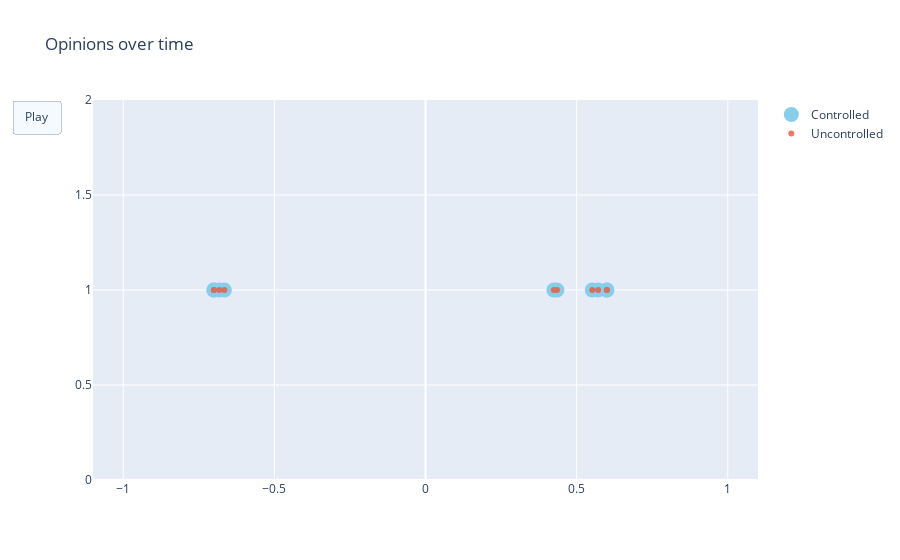

Notebook code for this chart:
### Code cell
fig = go.Figure(
    data=[go.Scatter(x=c_xs[:, 0].flatten(), y=np.ones(eq.var_dim-1),
                         mode='markers',
                         name="Controlled", marker=dict(color='SkyBlue', size=15)),
         go.Scatter(x=uc_xs[:, 0].flatten(), y=np.ones(eq.var_dim-1),
                         mode='markers',
                         name="Uncontrolled", opacity=0.8)],
    layout=go.Layout(
        xaxis=dict(range=[-1.1, 1.1], autorange=False),
        yaxis=dict(range=[0, 2], autorange=False),
        title="Opinions over time",
        updatemenus=[dict(
            type="buttons",
            buttons=[dict(label="Play",
                          method="animate",
                          args=[None, {"frame": {"duration": 25, 
                                                                        "redraw": False},
                                                              "fromcurrent": True, 
                                                              "transition": {"duration": 0.1}}])])]
    ),
    frames=[go.Frame(data=[go.Scatter(x=c_xs[:, i].flatten(), y=np.ones(eq.var_dim-1),
                         mode='markers',
                         name="Controlled", marker=dict(color='SkyBlue', size=15)),
                          go.Scatter(x=uc_xs[:, i].flatten(), y=np.ones(eq.var_dim-1),
                         mode='markers',
                         name="Uncontrolled", opacity=0.8)]) for i in range(c_xs.shape[1])]
)
fig.update_layout(transition = {'duration': 0.1})
fig.show()

### Figure 1 — Plotly figure (JSON) as saved in the notebook; plotly's stock layout.template omitted (floating-point values rounded to 4 significant figures)
{"data": [{"marker": {"color": "SkyBlue", "size": 15}, "mode": "markers", "name": "Controlled", "type": "scatter", "x": [-0.6654, -0.7, -0.7, -0.6819, 0.6, 0.435, 0.5517, 0.4247, 0.5709, 0.6], "y": [1, 1, 1, 1, 1, 1, 1, 1, 1, 1]}, {"mode": "markers", "name": "Uncontrolled", "opacity": 0.8, "type": "scatter", "x": [-0.6654, -0.7, -0.7, -0.6819, 0.6, 0.435, 0.5517, 0.4247, 0.5709, 0.6], "y": [1, 1, 1, 1, 1, 1, 1, 1, 1, 1]}], "layout": {"title": {"text": "Opinions over time"}, "transition": {"duration": 0.1}, "updatemenus": [{"buttons": [{"args": [null, {"frame": {"duration": 25, "redraw": false}, "fromcurrent": true, "transition": {"duration": 0.1}}], "label": "Play", "method": "animate"}], "type": "buttons"}], "xaxis": {"autorange": false, "range": [-1.1, 1.1]}, "yaxis": {"autorange": false, "range": [0, 2]}}}
